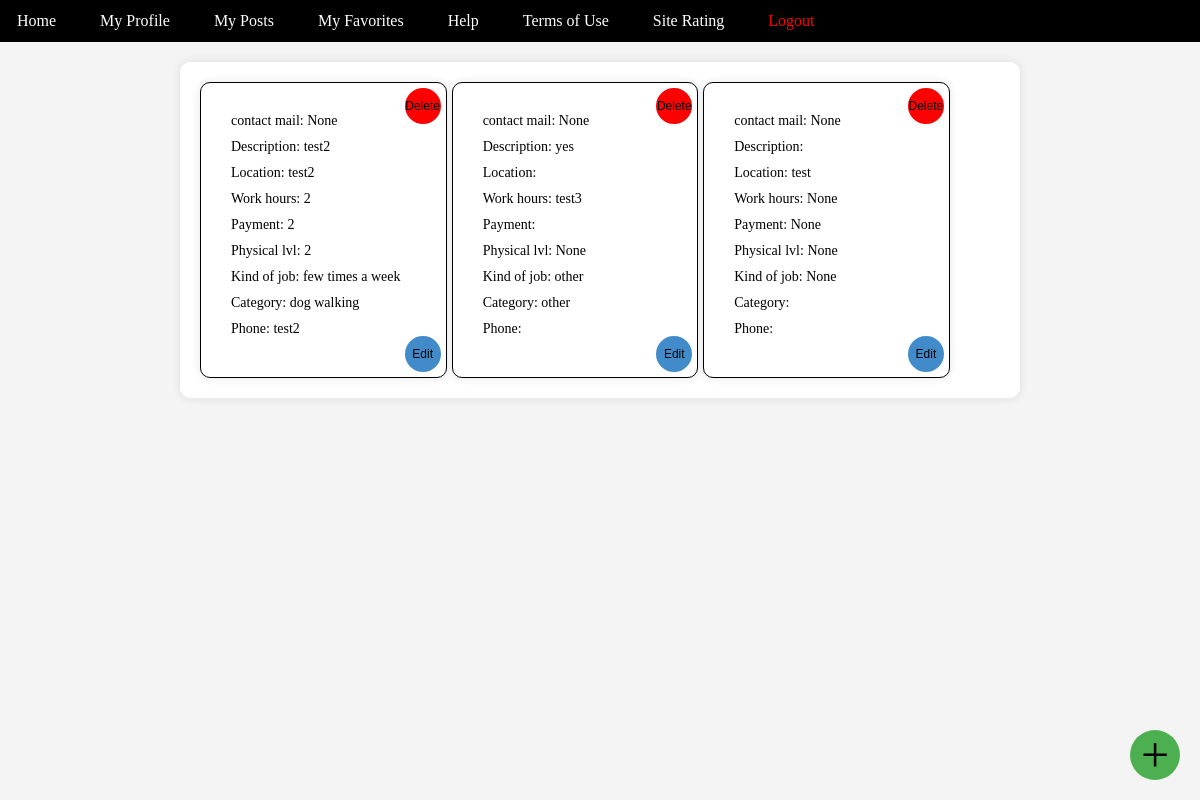
Page /myposts/ (signed in) on the earlier database version.
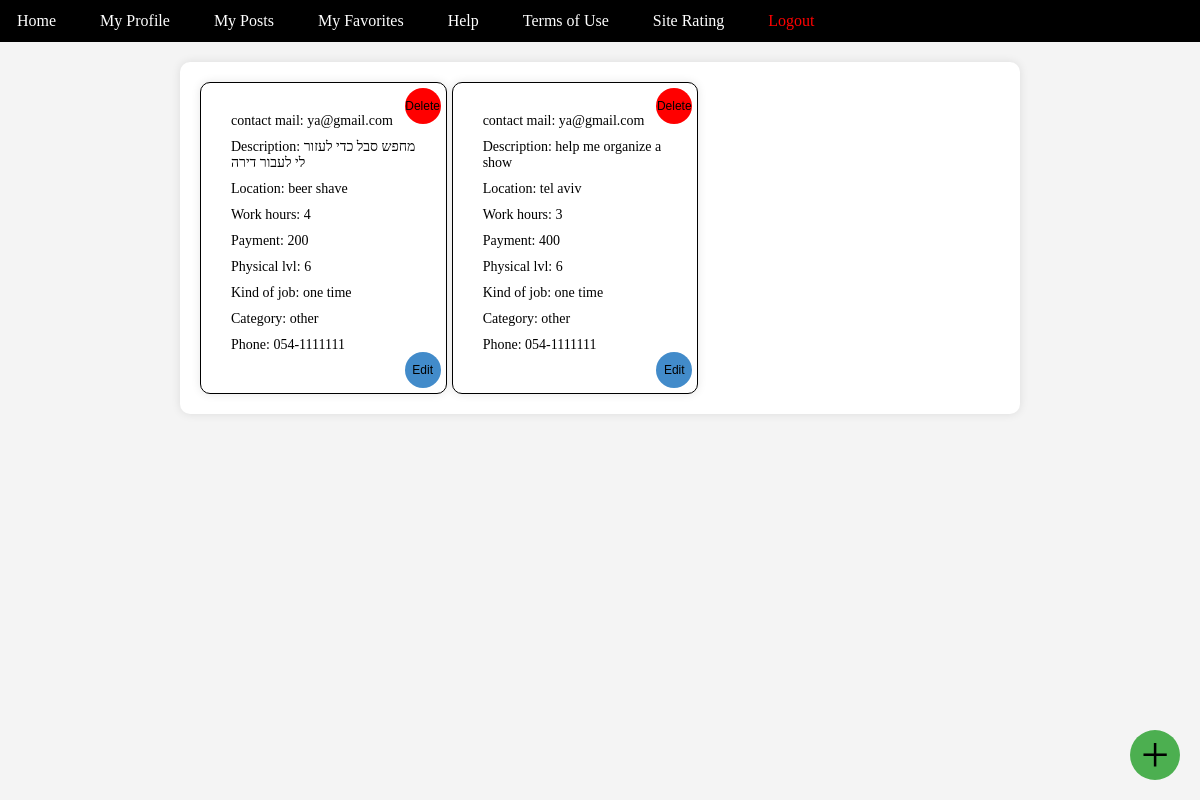
Same page on the later database version.
### posts/models.py (models this page shows)
class Post(models.Model):
    mail = models.EmailField(null=True, blank=True)
    description = models.TextField(null=True, blank=True)
    location = models.TextField(null=True, blank=True)
    payment = models.TextField(null=True, blank=True)
    work_hours = models.TextField(null=True, blank=True)
    phys_lvl = models.IntegerField(null=True, blank=True)
    kind_of_job = models.TextField(null=True, blank=True)
    category = models.TextField(null=True, blank=True)
    phone = models.TextField(null=True, blank=True)

### project/views.py (the view)
# urls.py: path('myposts/', views.myposts, name="myposts"),
def myposts(request):
    global_user_id = request.session.get('global_user_id')
    if global_user_id:
        user = User.objects.get(id=global_user_id)
        my_post_ids = user.my_posts  # List of post IDs belonging to the user
        filtered_posts = Post.objects.filter(id__in=my_post_ids)
        my_posts_count = len(filtered_posts)
        context = {'posts': filtered_posts, 'open_posts_count': my_posts_count}
        return render(request, 'posts.html', context)
    else:
        return JsonResponse({'error': 'User not logged in'}, status=401)

### templates/posts.html (shortened to what this page needs)
<!DOCTYPE html>
<html lang="en">
<head>
</head>
<body>
{% extends 'toolbar.html' %}
{% block content %}
<div class="posts-container">
  <div class="posts">
    {% for post in posts %}
      <div class="post" data-description="{{ post.description }}" data-location="{{ post.location }}" data-work_hours="{{ post.work_hours }}" data-phys_lvl="{{ post.phys_lvl }}" data-kind_of_job="{{ post.kind_of_job }}" data-category="{{ post.category }}" data-phone="{{ post.phone }}">
          <div class="post-content">
              <div class="post-info">contact mail: {{ post.mail}}</div>
              <div class="post-info">Description: {{ post.description }}</div>
              <div class="post-info">Location: {{ post.location }}</div>
              <div class="post-info">Work hours: {{ post.work_hours }}</div>
              <div class="post-info">Payment: {{ post.payment }}</div>
              <div class="post-info">Physical lvl: {{ post.phys_lvl }}</div>
              <div class="post-info">Kind of job: {{ post.kind_of_job }}</div>
              <div class="post-info">Category: {{ post.category }}</div>
              <div class="post-info">Phone: {{ post.phone }}</div>
              <button class="remove-button" onclick="removePost(event)" data-post-id="{{ post.id }}">Delete</button>
              <button class="edit-button" onclick="editPost(event)" data-post-id="{{ post.id }}">Edit</button>
          </div>
      </div>
    {% endfor %}
  </div>
</div>
<h href="{% url 'create_post' %}" class="create-post-button" onclick="checkOpenPosts()">+</h>
</body>
</html>
{% endblock %}

### templates/toolbar.html (shortened to what this page needs)
<!DOCTYPE html>
<html lang="en">
<head>
</head>
<body>
    <div class="section-regular neutral-100">
        <div class="w-layout-blockcontainer w-container">
            <div class="navbar-buttons">
                <a href="{% url 'homepage' %}" aria-current="page" class="nav-link w-nav-link w--current button">Home</a>
                <a href="{% url 'profile' %}" class="nav-link w-nav-link button">My Profile</a>
                <a href="{% url 'myposts' %}" class="nav-link w-nav-link button">My Posts</a>
                <a href="{% url 'myfavorites' %}" class="nav-link w-nav-link button">My Favorites</a>
                <a href="{% url 'helppage' %}" class="nav-link w-nav-link button">Help</a>
                <a href="{% url 'TOS' %}" class="nav-link w-nav-link button">Terms of Use</a>
                <a href="{% url 'rating' %}" class="nav-link w-nav-link button">Site Rating</a>
                <a href="{% url 'login_page' %}" class="nav-link w-nav-link button logout-link">Logout</a>
            </div>
        </div>
    </div>
    {% block content %}
    {% endblock %}
</body>
</html>

### templates/posts.html (style rules this page uses)
body { font-family: Arial, sans-serif; margin: 0; padding: 0; background-color: #f8f8f8; }
.posts-container { max-width: 800px; margin: 20px auto; padding: 20px; background-color: #fff; border-radius: 10px; box-shadow: 0 0 10px rgba(0, 0, 0, 0.1); }
.posts { display: flex; flex-wrap: wrap; gap: 20px; }
.post { background-color: #fff; border: 1px solid #ddd; border-radius: 10px; overflow: hidden; box-shadow: 0 0 10px rgba(0, 0, 0, 0.1); transition: transform 0.3s ease-in-out; width: calc(50% - 20px); }
.post-content { padding: 20px; }
.post-info { margin-bottom: 10px; word-wrap: break-word; }
.remove-button { position: absolute; top: 5px; right: 5px; background-color: red; color: black; border: none; border-radius: 50%; width: 36px; height: 36px; font-size: 12px; cursor: pointer; display: flex; justify-content: center; align-items: center; }
.edit-button { position: absolute; bottom: 5px; right: 5px; background-color: #428bca; color: #11111; border: none; border-radius: 50%; width: 36px; height: 36px; font-size: 12px; cursor: pointer; display: flex; justify-content: center; align-items: center; }
.create-post-button { position: fixed; bottom: 20px; right: 20px; background-color: #4caf50; color: black; border: none; border-radius: 50%; width: 50px; height: 50px; font-size: 50px; cursor: pointer; display: flex; justify-content: center; align-items: center; }

### templates/toolbar.html (style rules this page uses)
body { font-family: Copperplate; margin: 0; padding: 0; box-sizing: border-box; background-color: #f4f4f4; }
.navbar-buttons { display: flex; background-color: black; margin-bottom: 20px; }
.navbar-buttons a { text-decoration: none; padding: 10px 15px; margin-right: 10px; color: white; border: 2px solid transparent; border-radius: 5px; cursor: pointer; font-size: 16px; position: relative; overflow: hidden; transition: color 0.3s ease, background-color 0.3s ease; }
.navbar-buttons a.logout-link { color: red; }
.posts-container { max-height: 400px; overflow-y: auto; }
.posts { display: flex; flex-wrap: wrap; gap: 5px; }
.post { width: calc(33.33% - 20px); border: 1px solid black; padding: 10px; box-sizing: border-box; position: relative; }
.post-content { font-size: 14px; }

Differences in the rows shown:
removed Post: mail "None", description "test2", location "test2", work_hours "2", payment "2", phys_lvl "2", kind_of_job "few times a week", category "dog walking", phone "test2"
removed Post: mail "None", description "yes", work_hours "test3", phys_lvl "None", kind_of_job "other", category "other"
removed Post: mail "None", location "test", work_hours "None", payment "None", phys_lvl "None", kind_of_job "None"
now on this page (row edited): Post: mail "ya@gmail.com", description "מחפש סבל כדי לעזור לי לעבור דירה", location "beer shave", work_hours "4", payment "200", phys_lvl "6", kind_of_job "one time", category "other", phone "054-1111111"
added Post: mail "ya@gmail.com", description "help me organize a show", location "tel aviv", work_hours "3", payment "400", phys_lvl "6", kind_of_job "one time", category "other", phone "054-1111111"
